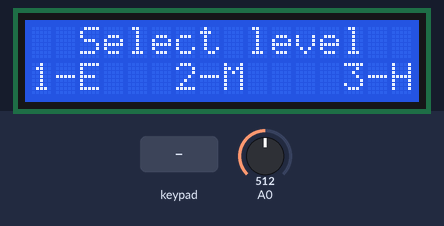
Simulated run of this sketch. Board: Arduino Uno, built with avr-gcc and run on an emulated ATmega328P. Shown: 16×2 character LCD. Inputs (shaded band) come from the test bench; at power-on: A0 = 512. Random numbers use the default seed unless the sketch sets one.

Above: at 1.2 s.
1.3 s: keypad keys 1 3 6 5 4 # pressed 0.4 s apart
At 3.0 s:
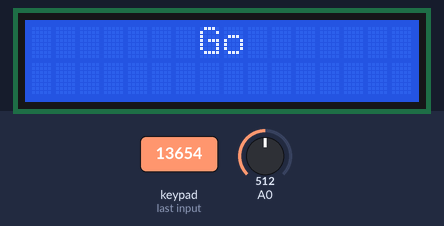
5.2 s: key '*' pressed
At 5.27 s:
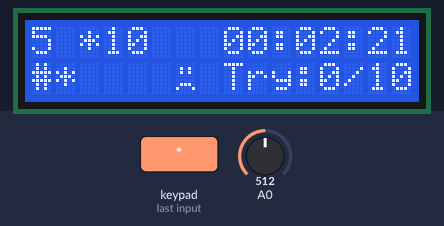
7.0 s: key '1' pressed
At 7.07 s:
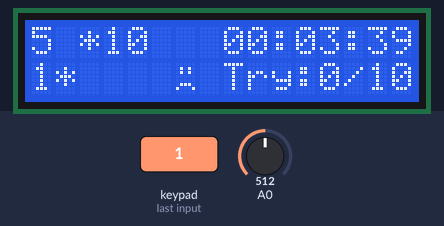
8.8 s: keypad keys 1 3 6 5 4 pressed 0.4 s apart
At 8.87 s:
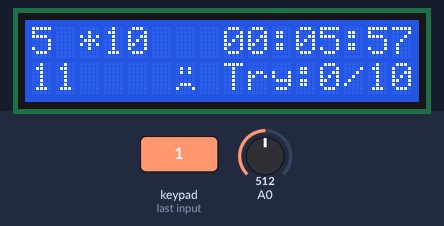
12.3 s: key 'A' pressed
At 12.6 s:
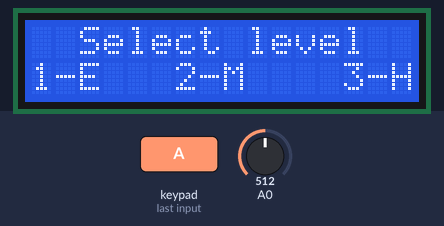
13.8 s: keypad keys 3 2 1 0 pressed 0.4 s apart
At 13.96 s:
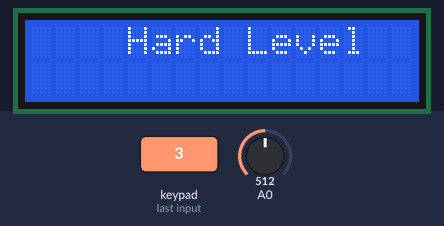

The sketch:

SpeedMath.ino
```cpp
/* Speed Game made by José Luis Bejarano Vásquez
31/08/2016 */
#include <Keypad.h>
#include <LiquidCrystal.h>
LiquidCrystal lcd(7, 8, 9, 10, 11 , 12);
byte sad[8] = {
  B00000,
  B01010,
  B01010,
  B00000,
  B00000,
  B01110,
  B10001,
};

unsigned long time=0;
unsigned long inicio=0;
int m, mu=0,md=0;
int s, su=0,sd=0;
int c,cu,cd=0;
byte intento=0;

char level;
boolean modePlay=false;
int cifra_azar;
int numero1=0;
int numero2=0;
int numero3=0;
int temp=0;
int resultado;
String operando="";
String sResultado;
String sLevel;
int largo=0;
boolean activar=false;
boolean temporizar = false;


char cifra_jugador[4]; //Stores the number of the player

String numero_jugador = String(); //Almacena las 4 cifras del jugador
String sNumero_jugador;


int cuenta=0;
int i,j,x;
int puntos,famas=0;
int intentos=0;
int maximo_intentos=10;

const byte ROWS=4;
const byte COLS=4;
char keys[ROWS][COLS] = {
 {'1','2','3','A'},
 {'4','5','6','B'},
 {'7','8','9','C'},
 {'*','0','#','D'}
};
byte rowPins[ROWS] = {13,6,5,4}; //Filas(pines del 9 al 6)
byte colPins[COLS] = {3,2,1,0}; //Columnas (pines del 5 al 2)
Keypad keypad = Keypad( makeKeymap(keys), rowPins, colPins, ROWS, COLS );


void game_over()
{
  temporizar=false;
  modePlay=false;
  lcd.clear();
  lcd.setCursor(4,0);
  lcd.print("Game Over");
  lcd.setCursor(0,1);
  lcd.print("Time: ");
  lcd.print(md);
  lcd.print(mu);
  lcd.print(":");
  lcd.print(sd);
  lcd.print(su);
  lcd.print(":");
  lcd.print(cd);
  lcd.print(cu);

}

void generate_random()
{
    lcd.clear();
    cuenta=0;
    sResultado="";
    sNumero_jugador="";

    randomSeed(analogRead(analogRead(0)));

    switch(level)
    {
      case '1':

       numero1=random(1,11);  //Generates a number between un número aleatorio entre 1 and 10
       numero2=random(1,11);  //Generates a number between un número aleatorio entre 1 and 10
       break;

      case '2':

       numero1=random(50,100);  //Generates a number between un número aleatorio entre 50 and 99
       numero2=random(1,11);  //Generates a number between un número aleatorio entre 1 and 10
       break;


      case '3':

       numero1=random(50,100);  //Generates a number between un número aleatorio entre 1 y 99
       numero2=random(50,100);  //Generates a number between un número aleatorio entre 1 y 10
       break;


    }

    numero3=random(1,5);  //Generates a number between 1 and 4


    switch(numero3)
    {
      case 1:
        operando="+";
        resultado=numero1+numero2;
        break;
      case 2:
        operando="-";
          if(numero1<numero2)
          {
            temp=numero1;
            numero1=numero2;
            numero2=temp;
          }
        resultado=numero1-numero2;

        break;
       case 3:
        operando="*";
        resultado=numero1*numero2;
        break;
       case 4:
         operando="/";
         resultado=numero1%numero2;
         if(resultado!=0)  //If not is zero the mod
         {
           operando="*";
           resultado=numero1*numero2;
         }
         else  //The mod is zero
         {
           resultado=numero1/numero2;
         }
    }

    sResultado=  String(resultado);

    lcd.setCursor(0,0);
    lcd.print(numero1);
    lcd.setCursor(2,0);
    lcd.print(operando);
    lcd.setCursor(3,0);
    lcd.print(numero2);
    lcd.setCursor(12,1);
    lcd.print(cuenta);

    lcd.setCursor(0,1);
    lcd.print("    ");
    lcd.setCursor(0,1);


}

void timer()
{

   if(modePlay==true)
   {
    time = millis()-inicio;

    m=(time/1000)/60;                 //Minutes
    mu=m%10;
    md=(m-mu)/10;

    s=(time/1000)%60;                 //Seconds
    su=s%10;
    sd=(s-su)/10;

    c=(time/100)%60;
    cu=c%10;
    cd=(c-cu)/10;

    lcd.setCursor(8,0);
    lcd.print(md);
    lcd.print(mu);
    lcd.print(":");
    lcd.print(sd);
    lcd.print(su);
    lcd.print(":");
    lcd.print(cd);
    lcd.print(cu);


   }

}

void setup()
  {
    // put your setup code here, to run once:
      lcd.createChar(1,sad);
      lcd.begin(16, 2);
      choose();    //Displays the select level mode

  }

//********************************************************
void verificar()
{
  if(sNumero_jugador==sResultado)
  {

    lcd.setCursor(6,0);
    lcd.print("G");

    intento=intento+1;

    generate_random();

  }

  else

  {


    lcd.setCursor(0,1);

    cuenta=0;

    sNumero_jugador="";

    lcd.setCursor(6,1);
    lcd.write(byte(1));  //this writes the sad face


  }


  lcd.setCursor(8,1);
  lcd.print("Try:");
  lcd.print(intento);
  lcd.print("/10");

  if(intento==maximo_intentos)
  {
    game_over();  // Ends the game
  }

}

void choose()
{
  modePlay=false;
  intento=0;
  lcd.clear();
  lcd.setCursor(2,0);
  lcd.print("Select level");
  lcd.setCursor(0,1);
  lcd.print("1-E   2-M    3-H");

}

void conteo()
{
  lcd.clear();

  lcd.setCursor(4,0);

  lcd.print(sLevel);

  delay(300);

  lcd.clear();

  for(int x=3;x>=1;x--)
  {
  lcd.setCursor(8,0);

  lcd.print(x);

  delay(300);


  }

lcd.clear();

lcd.setCursor(7,0);

lcd.print("Go");

delay(600);


generate_random();

modePlay=true;

  if(activar==false)
    {
      inicio=millis();
      activar=true;
    }

}


void loop()
{
  timer();

  // put your main code here, to run repeatedly:


  char key = keypad.getKey();

  if(key)


  {
    //If is the select level display
    if(modePlay==false)
      {
        if(key=='1' || key=='2' || key=='3')
      {
          level=key;

          lcd.clear();

          lcd.setCursor(5,1);

          switch(level)
          {
            case '1':
              sLevel="Easy Level";
              break;
            case '2':
              sLevel="Medium Level";
              break;
            case '3':
              sLevel="Hard Level";
              break;

          } //end switch

          conteo();

        } // end IF key select level

      } //end IF mode play off

      else
      //Mode player

      {

           temporizar=true;

           if(activar==false)
          {
            inicio=millis();
            activar=true;
            lcd.clear();
          }


        if(key!='A' && key!='B' && key!='C' && key!='D')
       {

        cifra_jugador[cuenta] = key;

        numero_jugador = String(key);

        sNumero_jugador=sNumero_jugador+numero_jugador;

        lcd.setCursor(0+cuenta,1);

        lcd.print(cifra_jugador[cuenta]);

        cuenta++;

       largo=sResultado.length();

       if(cuenta==largo)
        {
  //        lcd.setCursor(10,1);
          verificar();
        }


       } //End if key!=


      } // End else mode player


        if(key=='A')
        {
          modePlay=false;
          inicio=millis();
          activar=false;
          choose();

        }

  }    //End if Key main


} //End loop
```

Measured:
- after the input at 1.3 s, the display: first changes at once (image 1 shows a later state)
- after the input at 13.8 s, the display: changes at once (image 6)
